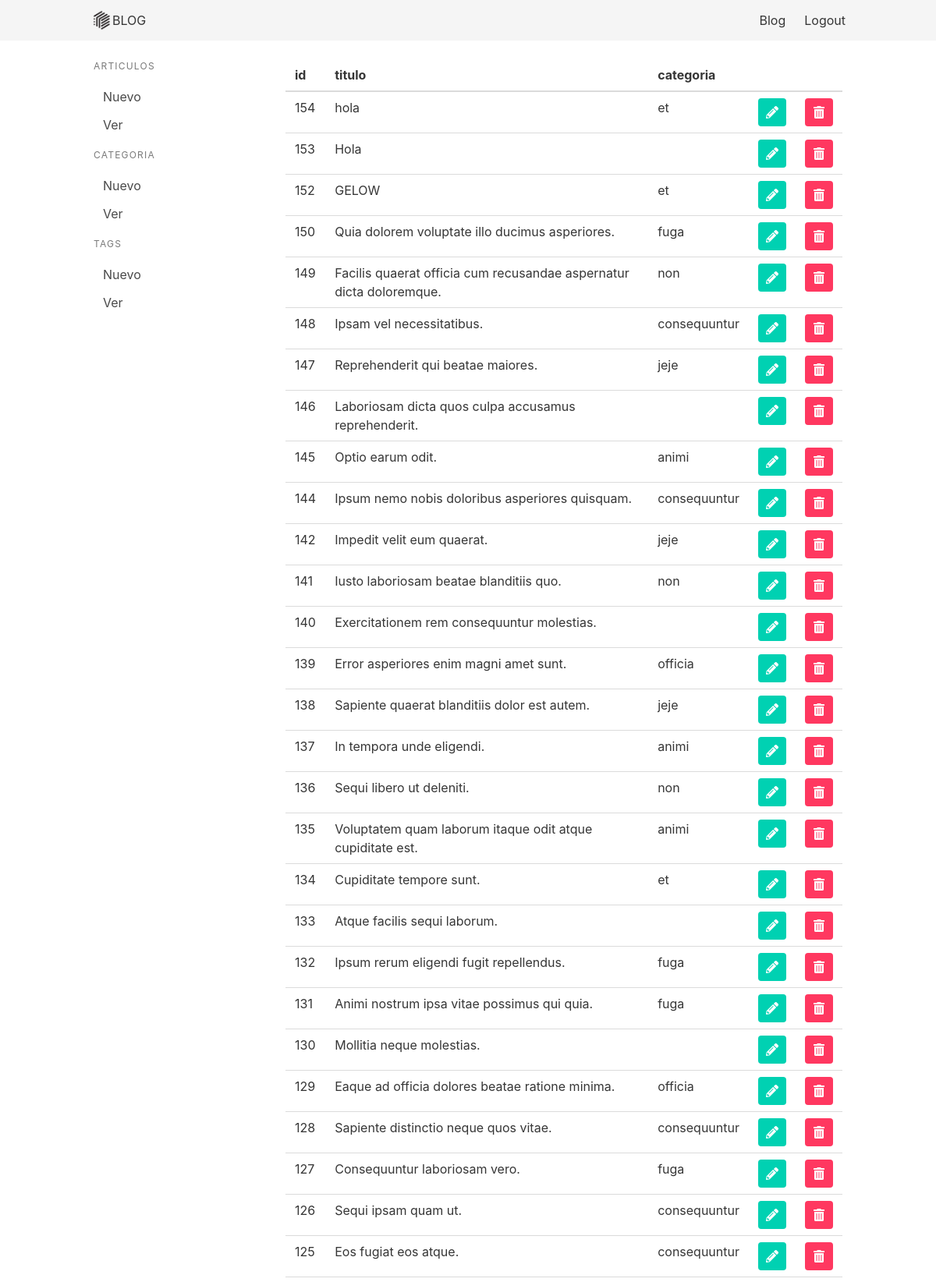
Screenshot of /admin/articulos/ (signed in, upper part) with the database file from the repository.
### models.py (models this page shows, shortened)
class Articulos(db.Model):
    __tablename__ = 'articles'
    id = db.Column(db.Integer, primary_key=True)
    title = db.Column(db.String(100), nullable=False, unique=True)
    text = db.Column(db.Text, nullable=False)
    portada = db.Column(db.String(500), nullable=True)
    user_id = db.Column(db.Integer, db.ForeignKey('users.id'),
        nullable=False)
    user = db.relationship('User',
        backref=db.backref('articles', lazy=True))
    categoria_id = db.Column(db.Integer, db.ForeignKey('categorias.id'),
        nullable=False)
    categoria = db.relationship('Categorias',
        backref=db.backref('articles', lazy=True))
    tags = db.relationship('Tag', secondary=tags, lazy='subquery',
        backref=db.backref('articles', lazy=True))

class Categorias(db.Model):
    __tablename__ = 'categorias'
    id = db.Column(db.Integer, primary_key=True)
    name = db.Column(db.String(20), nullable=False, unique=True)

### app.py (the view)
@app.route("/admin/articulos/")
def admin_articulos():
    if 'id' not in session:
        flash('No tienes acceso', 'danger')
        return redirect(url_for('blog_all'))
    articulos = Articulos.query.order_by(Articulos.id.desc()).all()
    return render_template('web/admin/articulos.html', articulos=articulos)

### templates/web/admin/articulos.html (shortened to what this page needs)
{% extends'layouts/admin.html' %}
{% block main %}
<div id="app">
    <table class="table">
        <thead>
            <tr>
                <th>id</th>
                <th>titulo</th>
                <th>categoria</th>
                <th>
                </th>
            </tr>
        </thead>
        <tbody>
            {% for articulo in articulos %}
                <tr>
                    <td>
                        {{ articulo.id }}
                    </td>
                    <td>
                        {{ articulo.title }}
                    </td>
                    <td>
                        {{ articulo.categoria.name }}
                    </td>
                    <td>
                        <div class="columns">
                            <div class="column">
                                <a href="{{ url_for('editar_articulo', id=articulo.id)}}" class="button is-primary">
                                    <span class="icon is-small">
                                        <i class="fas fa-pencil-alt"></i>
                                    </span>
                                </a>
                            </div>
                            <div class="column">
                                <a @click="mostrarOcultarModal({{ articulo.id }})" class="button is-danger">
                                    <span class="icon is-small">
                                        <i class="fas fa-trash-alt"></i>
                                    </span>
                                </a>
                            </div>
                        </div>
                    </td>
                </tr>
            {% endfor %}
        </tbody>
    </table>
</div>
{% endblock %}

### rows the page displays
Articulos: id "154", title "hola", categoria.name "et"
Articulos: id "153", title "Hola"
Articulos: id "152", title "GELOW", categoria.name "et"
Articulos: id "150", title "Quia dolorem voluptate illo ducimus asperiores.", categoria.name "fuga"
Articulos: id "149", title "Facilis quaerat officia cum recusandae aspernatur dicta doloremque.", categoria.name "non"
Articulos: id "148", title "Ipsam vel necessitatibus.", categoria.name "consequuntur"
Articulos: id "147", title "Reprehenderit qui beatae maiores.", categoria.name "jeje"
Articulos: id "146", title "Laboriosam dicta quos culpa accusamus reprehenderit."
Articulos: id "145", title "Optio earum odit.", categoria.name "animi"
Articulos: id "144", title "Ipsum nemo nobis doloribus asperiores quisquam.", categoria.name "consequuntur"
Articulos: id "142", title "Impedit velit eum quaerat.", categoria.name "jeje"
Articulos: id "141", title "Iusto laboriosam beatae blanditiis quo.", categoria.name "non"
Articulos: id "140", title "Exercitationem rem consequuntur molestias."
Articulos: id "139", title "Error asperiores enim magni amet sunt.", categoria.name "officia"
Articulos: id "138", title "Sapiente quaerat blanditiis dolor est autem.", categoria.name "jeje"
Articulos: id "137", title "In tempora unde eligendi.", categoria.name "animi"
Articulos: id "136", title "Sequi libero ut deleniti.", categoria.name "non"
Articulos: id "135", title "Voluptatem quam laborum itaque odit atque cupiditate est.", categoria.name "animi"
Articulos: id "134", title "Cupiditate tempore sunt.", categoria.name "et"
Articulos: id "133", title "Atque facilis sequi laborum."
Articulos: id "132", title "Ipsum rerum eligendi fugit repellendus.", categoria.name "fuga"
Articulos: id "131", title "Animi nostrum ipsa vitae possimus qui quia.", categoria.name "fuga"
Articulos: id "130", title "Mollitia neque molestias."
Articulos: id "129", title "Eaque ad officia dolores beatae ratione minima.", categoria.name "officia"
Articulos: id "128", title "Sapiente distinctio neque quos vitae.", categoria.name "consequuntur"
Articulos: id "127", title "Consequuntur laboriosam vero.", categoria.name "fuga"
Articulos: id "126", title "Sequi ipsam quam ut.", categoria.name "consequuntur"
Articulos: id "125", title "Eos fugiat eos atque.", categoria.name "consequuntur"
